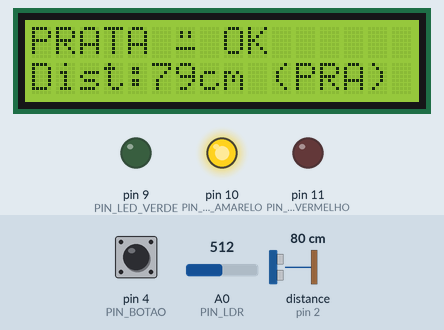
This sketch was run on a simulated Arduino Uno, built with avr-gcc and run on an emulated ATmega328P. On the bench: 16×2 character LCD, output pins drawn as LEDs (lit = HIGH). Wiring (from diagram.json): ultrasonic range finder: trigger pin 3; echo pin 2. The inputs (shaded band) are chosen by the test bench; at power-on: distance to the obstacle (sensor on pin 2) 80 cm, A0 (PIN_LDR) = 512, pin 4 (PIN_BOTAO) LOW. The echo pulse lasts 58.3 µs per cm; pins used as bus, display or sensor lines are not drawn; what the sketch prints to the serial monitor is not drawn.

Above: at 4.0 s.
4.1 s: distance to the obstacle (sensor on pin 2) set to 28 cm
At 5.0 s:
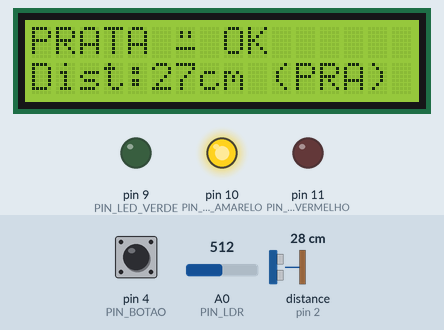
7.2 s: distance to the obstacle (sensor on pin 2) set to 22 cm
At 8.3 s:
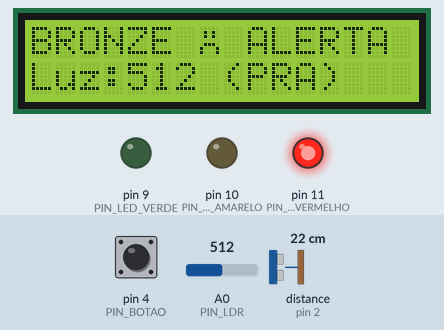
10.3 s: A0 (PIN_LDR) set to 692
At 13.3 s:
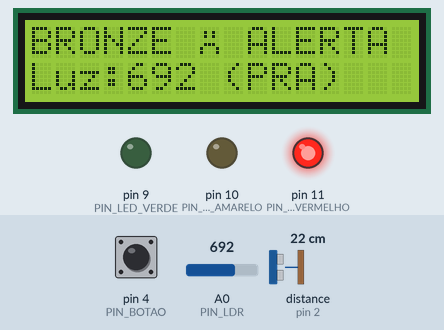
13.4 s: A0 (PIN_LDR) set to 709
At 14.2 s:
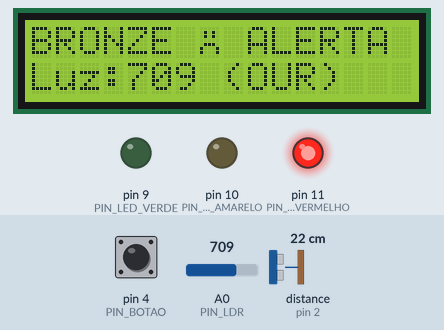
16.5 s: pin 4 (PIN_BOTAO) pulled HIGH for 0.65 s
At 17.6 s:
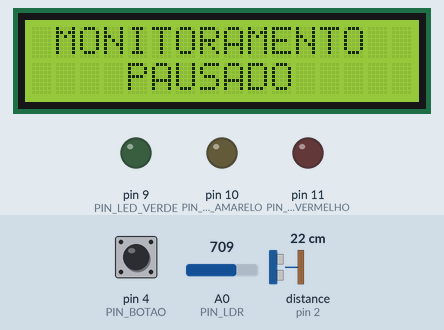
18.6 s: pin 4 (PIN_BOTAO) pulled HIGH for 1 s
At 19.4 s:
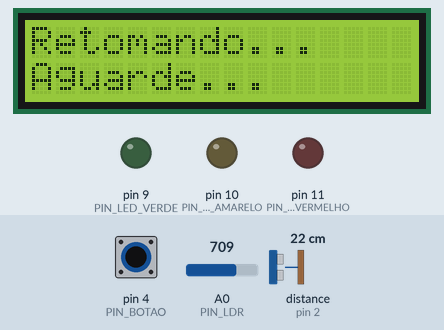
Timing chart, 0 to 21.6 s (numbered marks = the images above; inputs shaded):
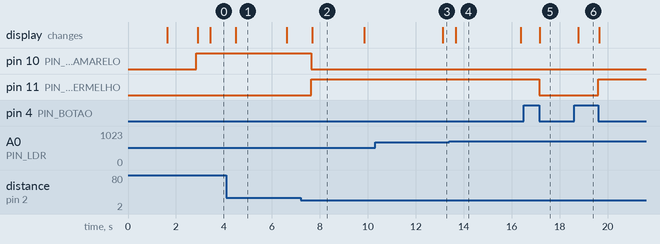

Measured:
- the behaviour switches between 26 and 25 cm on distance to the obstacle (sensor on pin 2) (found by bisection; images 1 and 2)
- the behaviour switches between 699 and 700 on A0 (PIN_LDR) (found by bisection; images 3 and 4)
- after the input at 4.1 s, the display: changes after 0.40 s (image 1)
- after the input at 7.2 s, pin 10 (PIN_LED_AMARELO): HIGH → LOW after 0.45 s; pin 11 (PIN_LED_VERMELHO): LOW → HIGH after 0.45 s; the display: changes after 0.49 s (image 2)
- after the input at 10.3 s, the display: changes after 2.8 s (image 3)
- after the input at 13.4 s, the display: changes after 0.26 s (image 4)
- after the input at 16.5 s, pin 11 (PIN_LED_VERMELHO): HIGH → LOW after 0.65 s; the display: changes after 0.68 s (image 5)
- after the input at 18.6 s, pin 11 (PIN_LED_VERMELHO): LOW → HIGH after 1.0 s; the display: changes after 0.18 s (image 6)

The sketch:

sketch.ino
```cpp
// ========================================================================
// FOCUSTOGETHER - SISTEMA DE MONITORAMENTO DE AMBIENTE DE TRABALHO
// Global Solution 2025 - Edge Computing

// Sistema de monitoramento de luminosidade e postura ergonômica
// para profissionais em trabalho remoto, utilizando Edge Computing para
// processamento local e preservação de privacidade.
// Medimos a luminosidade do ambiente e a distância que o usúario está da tela

// João Victor (RM: 566640)
// Gustavo Macedo (RM: 567594)
// Yan Lucas (RM: 567046)

#include <Wire.h>
#include <LiquidCrystal_I2C.h>

// Inicializa LCD 16x2 com endereço I2C 0x27
LiquidCrystal_I2C lcd(0x27, 16, 2);


// definindo os pinos

const int PIN_LDR = A0;              // Sensor de luminosidade
const int PIN_TRIG = 3;              // Trigger do sensor ultrassônico
const int PIN_ECHO = 2;              // Echo do sensor ultrassônico
const int PIN_LED_VERDE = 9;         // LED indicador OURO (ideal)
const int PIN_LED_AMARELO = 10;      // LED indicador PRATA (atenção)
const int PIN_LED_VERMELHO = 11;     // LED indicador BRONZE (alerta)
const int PIN_BOTAO = 4;             // Botão para pausar/retomar


// constantes de classificação - luminosidade

// LDR no Arduino - quanto MAIS luz, MAIOR o valor (0-1023)
// Contrário de um fotoresistor comum isolado

const int LUZ_BRONZE_MAX = 300;      // Abaixo de 300 = escuro (BRONZE)
const int LUZ_PRATA_MIN = 300;       // Entre 300-700 = adequado (PRATA)
const int LUZ_PRATA_MAX = 700;
const int LUZ_OURO_MIN = 700;        // Acima de 700 = ideal (OURO)


// constantes de classificação - postura ergonômica

// baseado em normas de ergonomia a distância ideal da tela é de 40-60cm

const int POSTURA_MUITO_PROXIMO = 25;     // < 25cm = muito perto (BRONZE)
const int POSTURA_IDEAL_MIN = 40;         // 40-60cm = ideal (OURO)
const int POSTURA_IDEAL_MAX = 60;
const int POSTURA_LONGE = 80;             // > 80cm = muito longe (BRONZE)


// ESTRUTURA DE DADOS DO SISTEMA
// usamos struct para guardar as 6 informações juntas
struct SistemaStatus {
  int leitura_luz;                    // valor bruto do LDR (0-1023)
  String classificacao_luz;           // BRONZE/PRATA/OURO
  int distancia_cm;                   // distância em centímetros
  String classificacao_postura;       // BRONZE/PRATA/OURO
  String classificacao_final;         // classificação geral do ambiente
  String recomendacao;                // Mensagem para o usuário
};


// variáveis globais
SistemaStatus status_sistema;
unsigned long tempo_ultimo_botao = 0;
const int DEBOUNCE = 300;             // tempo de debounce do botão (ms)
bool monitorando = true;              // estado do sistema (ativo/pausado)
bool estado_pausado_exibido = false;  // controla exibição da tela de pausa


// caracteres customizados

byte emojiFeliz[8] = {
  B00000,
  B01010,
  B01010,
  B00000,
  B10001,
  B10001,
  B01110,
  B00000
};

byte emojiSerio[8] = {
  B00000,
  B01010,
  B01010,
  B00000,
  B00000,
  B11111,
  B00000,
  B00000
};

byte emojiTriste[8] = {
  B00000,
  B01010,
  B01010,
  B00000,
  B01110,
  B10001,
  B10001,
  B00000
};


// inicialização do sistema

void setup() {
  // inicializa comunicação serial
  Serial.begin(9600);

  // inicializa LCD e backlight
  lcd.init();
  lcd.backlight();

  // carrega caracteres customizados
  lcd.createChar(0, emojiFeliz);
  lcd.createChar(1, emojiSerio);
  lcd.createChar(2, emojiTriste);

  // configuração dos pinos
  pinMode(PIN_LED_VERDE, OUTPUT);
  pinMode(PIN_LED_AMARELO, OUTPUT);
  pinMode(PIN_LED_VERMELHO, OUTPUT);
  pinMode(PIN_TRIG, OUTPUT);
  pinMode(PIN_ECHO, INPUT);
  pinMode(PIN_BOTAO, INPUT);
  pinMode(PIN_LDR, INPUT);

  // apaga todos os LEDs
  apagarTodosLEDs();

  // exibe tela inicial
  telaInicial();

  // mensagens iniciais no Serial Monitor
  Serial.println("\n========================================");
  Serial.println("  FOCUSTOGETHER - SISTEMA INICIADO");
  Serial.println("========================================");
  Serial.println("Monitoramento de Luminosidade + Postura");
  Serial.println("Pressione o botao para pausar/retomar");
  Serial.println("========================================\n");
}

// loop principal

void loop() {
  // verifica se o botão foi pressionado
  verificarBotao();

  // se sistema estiver pausado, exibe apenas a tela de pausa
  if (!monitorando) {
    if (!estado_pausado_exibido) {
      mostrarTelaPausa();
      estado_pausado_exibido = true;
    }
    delay(100);
    return;
  }

  // sistema ativo - executa monitoramento completo
  estado_pausado_exibido = false;

  lerLuminosidade();
  lerDistancia();
  classificarLuz();
  classificarPostura();
  classificacaoFinal();
  atualizarLEDs();
  atualizarLCD();
  imprimirStatus();

  delay(500);  // atualiza a cada 500ms
}


// função da tela inicial

void telaInicial() {
  lcd.clear();
  lcd.setCursor(0, 0);
  lcd.print("FocusTogether");
  lcd.setCursor(0, 1);
  lcd.print("Iniciando...");
  delay(1500);

  lcd.clear();
  lcd.setCursor(0, 0);
  lcd.print("Sistema Pronto!");
  lcd.setCursor(0, 1);
  lcd.print("Monitorando...");
  delay(1000);
}

// função para verificar o botão

void verificarBotao() {
  int leitura_botao = digitalRead(PIN_BOTAO);

  // botão pressionado = HIGH
  if (leitura_botao == HIGH) {
    unsigned long tempo_atual = millis();

    // verifica o  debounce (evita múltiplas leituras)
    if (tempo_atual - tempo_ultimo_botao > DEBOUNCE) {
      tempo_ultimo_botao = tempo_atual;

      // alterna estado de monitoramento
      monitorando = !monitorando;

      if (!monitorando) {
        Serial.println("\n========================================");
        Serial.println(">>> SISTEMA PAUSADO <<<");
        Serial.println("Pressione novamente para retomar");
        Serial.println("========================================\n");
      } else {
        Serial.println("\n========================================");
        Serial.println(">>> SISTEMA RETOMADO <<<");
        Serial.println("Monitoramento ativo");
        Serial.println("========================================\n");

        // animação de retomada do sistema
        lcd.clear();
        lcd.setCursor(0, 0);
        lcd.print("Retomando...");
        lcd.setCursor(0, 1);
        lcd.print("Aguarde...");
        delay(800);
      }

      // aguarda botão ser solto
      while (digitalRead(PIN_BOTAO) == HIGH) {
        delay(10);
      }
    }
  }
}

// função da tela de pausa

void mostrarTelaPausa() {
  lcd.clear();
  apagarTodosLEDs();

  lcd.setCursor(0, 0);
  lcd.print(" MONITORAMENTO");
  lcd.setCursor(0, 1);
  lcd.print("    PAUSADO");

  Serial.println(">>> Tela pausada - LEDs apagados <<<");
}

// função para ler luminosidade

void lerLuminosidade() {
  // lê valor analógico do LDR (0-1023)
  // quanto MAIS luz, MAIOR o valor
  status_sistema.leitura_luz = analogRead(PIN_LDR);
}

// função para ler a distância (sensor HC-SR04)
void lerDistancia() {
  // envia pulso de trigger
  digitalWrite(PIN_TRIG, LOW);
  delayMicroseconds(2);
  digitalWrite(PIN_TRIG, HIGH);
  delayMicroseconds(10);
  digitalWrite(PIN_TRIG, LOW);

  // lê o tempo de resposta do echo
  long duracao_microsegundos = pulseIn(PIN_ECHO, HIGH, 30000);

  // converte tempo em distância (velocidade do som = 343 m/s)
  status_sistema.distancia_cm = duracao_microsegundos * 0.0343 / 2;

  // limita leitura máxima (alcance do sensor HC-SR04: 2-400cm)
  if (status_sistema.distancia_cm > 400 || status_sistema.distancia_cm == 0) {
    status_sistema.distancia_cm = 999;  // Indica "fora de alcance"
  }
}

// função para classificar a luminosidade

void classificarLuz() {
  if (status_sistema.leitura_luz < LUZ_BRONZE_MAX) {
    // abaixo de 300 = Ambiente ESCURO
    status_sistema.classificacao_luz = "BRONZE";
  }
  else if (status_sistema.leitura_luz >= LUZ_OURO_MIN) {
    // acima de 700 = Iluminação IDEAL
    status_sistema.classificacao_luz = "OURO";
  }
  else {
    // entre 300-700 = Iluminação ADEQUADA
    status_sistema.classificacao_luz = "PRATA";
  }
}

// função para classificar a postura

void classificarPostura() {
  if (status_sistema.distancia_cm < POSTURA_MUITO_PROXIMO) {
    // menos de 25cm = MUITO PERTO (prejudica visão)
    status_sistema.classificacao_postura = "BRONZE";
  }
  else if (status_sistema.distancia_cm >= POSTURA_IDEAL_MIN &&
           status_sistema.distancia_cm <= POSTURA_IDEAL_MAX) {
    // entre 40-60cm = DISTÂNCIA IDEAL (normas ergonômicas)
    status_sistema.classificacao_postura = "OURO";
  }
  else if ((status_sistema.distancia_cm >= POSTURA_MUITO_PROXIMO &&
            status_sistema.distancia_cm < POSTURA_IDEAL_MIN) ||
           (status_sistema.distancia_cm > POSTURA_IDEAL_MAX &&
            status_sistema.distancia_cm <= POSTURA_LONGE)) {
    // entre 25-40cm OU 60-80cm = ATENÇÃO (ajuste recomendado)
    status_sistema.classificacao_postura = "PRATA";
  }
  else {
    // acima de 80cm = MUITO LONGE (postura inadequada)
    status_sistema.classificacao_postura = "BRONZE";
  }
}

// função para classificar o ambiente no geral

void classificacaoFinal() {
  // A lógica prioriza o pior caso (BRONZE > PRATA > OURO)
  // Se qualquer sensor está em BRONZE, ambiente é BRONZE

  if (status_sistema.classificacao_luz == "BRONZE" ||
      status_sistema.classificacao_postura == "BRONZE") {
    status_sistema.classificacao_final = "BRONZE";
    status_sistema.recomendacao = "Ajuste urgente!";
  }
  else if (status_sistema.classificacao_luz == "PRATA" ||
           status_sistema.classificacao_postura == "PRATA") {
    status_sistema.classificacao_final = "PRATA";
    status_sistema.recomendacao = "Atencao!";
  }
  else {
    status_sistema.classificacao_final = "OURO";
    status_sistema.recomendacao = "Ambiente ideal!";
  }
}

// função para atualizar leds

void atualizarLEDs() {
  apagarTodosLEDs();

  if (status_sistema.classificacao_final == "BRONZE") {
    digitalWrite(PIN_LED_VERMELHO, HIGH);  // Vermelho = ALERTA
  }
  else if (status_sistema.classificacao_final == "PRATA") {
    digitalWrite(PIN_LED_AMARELO, HIGH);   // Amarelo = ATENÇÃO
  }
  else if (status_sistema.classificacao_final == "OURO") {
    digitalWrite(PIN_LED_VERDE, HIGH);     // Verde = IDEAL
  }
}

// função para apagar todos os leds

void apagarTodosLEDs() {
  digitalWrite(PIN_LED_VERMELHO, LOW);
  digitalWrite(PIN_LED_AMARELO, LOW);
  digitalWrite(PIN_LED_VERDE, LOW);
}

// função para atualizar o display

void atualizarLCD() {
  lcd.clear();
  lcd.setCursor(0, 0);

  // linha 1: Status + Emoji
  lcd.print(status_sistema.classificacao_final);
  lcd.print(" ");

  if (status_sistema.classificacao_final == "BRONZE") {
    lcd.write((byte)2);  // Emoji triste
    lcd.print(" ALERTA");
  }
  else if (status_sistema.classificacao_final == "PRATA") {
    lcd.write((byte)1);  // Emoji sério
    lcd.print(" OK");
  }
  else if (status_sistema.classificacao_final == "OURO") {
    lcd.write((byte)0);  // Emoji feliz
    lcd.print(" IDEAL");
  }

  // linha 2: Recomendação ou detalhes
  lcd.setCursor(0, 1);

  // Exibe informações detalhadas alternadas
  static unsigned long tempo_ultima_alternancia = 0;
  static bool mostra_luz = true;

  if (millis() - tempo_ultima_alternancia > 3000) {  // Alterna a cada 3s
    mostra_luz = !mostra_luz;
    tempo_ultima_alternancia = millis();
  }

  if (mostra_luz) {
    lcd.print("Luz:");
    lcd.print(status_sistema.leitura_luz);
    lcd.print(" (");
    lcd.print(status_sistema.classificacao_luz.substring(0, 3));  // Primeiras 3 letras
    lcd.print(")");
  } else {
    lcd.print("Dist:");
    if (status_sistema.distancia_cm < 999) {
      lcd.print(status_sistema.distancia_cm);
      lcd.print("cm (");
      lcd.print(status_sistema.classificacao_postura.substring(0, 3));
      lcd.print(")");
    } else {
      lcd.print("---");
    }
  }
}

// função para mostrar status no serial monitor

void imprimirStatus() {
  Serial.print("Luz: ");
  Serial.print(status_sistema.leitura_luz);
  Serial.print(" (");
  Serial.print(status_sistema.classificacao_luz);
  Serial.print(") | Dist: ");

  if (status_sistema.distancia_cm < 999) {
    Serial.print(status_sistema.distancia_cm);
    Serial.print("cm");
  } else {
    Serial.print("---");
  }

  Serial.print(" (");
  Serial.print(status_sistema.classificacao_postura);
  Serial.print(") | Final: ");
  Serial.print(status_sistema.classificacao_final);
  Serial.print(" - ");
  Serial.println(status_sistema.recomendacao);
}
```
